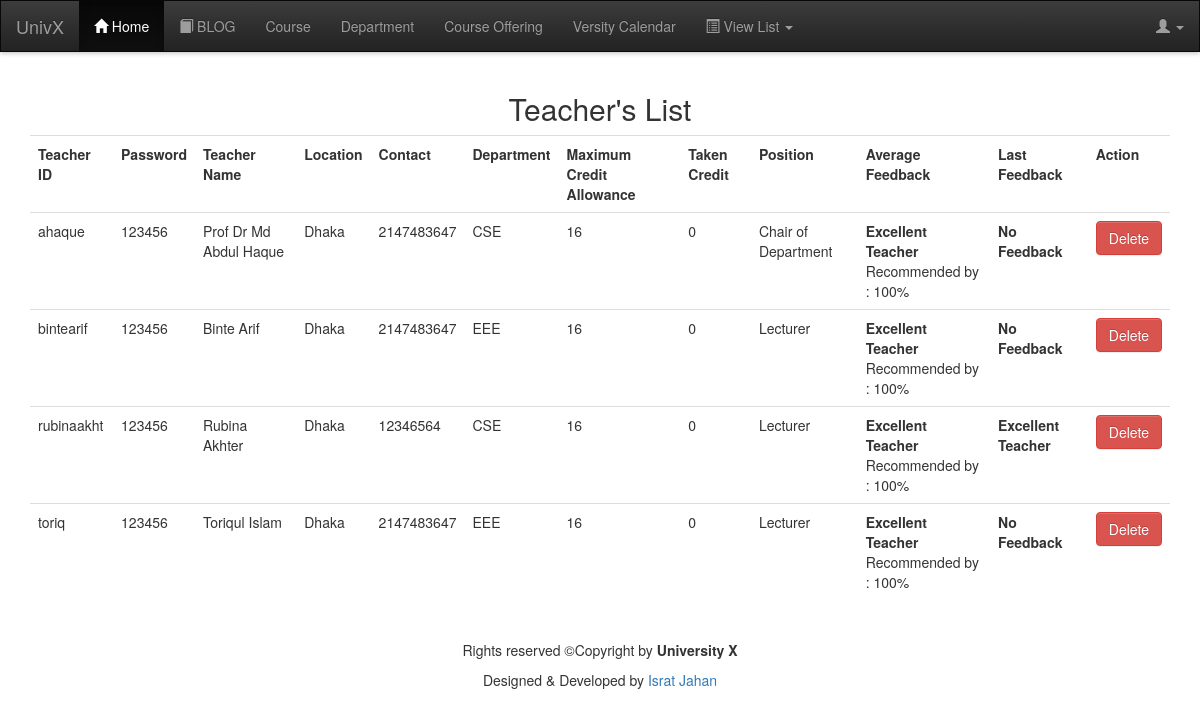
/admin/viewteacher.php (signed in), run on the app's committed database.
### tables this page shows
CREATE TABLE `teacherdetails` (
  `teacherid` varchar(10) NOT NULL,
  `password` varchar(25) NOT NULL,
  `name` tinytext NOT NULL,
  `location` tinytext,
  `contact` int(11) DEFAULT NULL,
  `department` varchar(5) NOT NULL,
  `maxcredit` int(11) NOT NULL,
  `takencredit` int(11) NOT NULL,
  `position` tinytext NOT NULL,
  `feedback` varchar(30) NOT NULL,
  `lastfeedback` varchar(30) NOT NULL
);

### admin/viewteacher.php (the view, shortened to what this page needs)
<?php
if ($_SESSION['role'] !== "admin" && $_SESSION['role'] !== "admission") {
    header('location:home.php');
} else {
    require'header.php';
    require '../dbcon.php';
    ?>
    <div class="container">
        <h2 class="text-center">Teacher's List</h2>
        <table class="table">
            <tr>
                <th>Teacher ID</th>
                <th>Password</th>
                <th>Teacher Name</th>
                <th>Location</th>
                <th>Contact</th>
                <th>Department</th>
                <th>Maximum Credit Allowance</th>
                <th>Taken Credit</th>
                <th>Position</th>
                <th>Average Feedback</th>
                <th>Last Feedback</th>
                <th>Action</th>
            </tr>
            <?php
            $query = "select * from teacherdetails;";
            $result = $conn->query($query);
            while ($row = $result->fetch_assoc()) {
                ?>
                <tr>
                    <td><?php echo $row['teacherid']; ?></td>
                    <td><?php echo $row['password']; ?></td>
                    <td><?php echo $row['name']; ?></td>
                    <td><?php echo $row['location']; ?></td>
                    <td><?php echo $row['contact']; ?></td>
                    <td><?php echo $row['department']; ?></td>
                    <td><?php echo $row['maxcredit']; ?></td>
                    <td><?php echo $row['takencredit']; ?></td>
                    <td><?php echo $row['position']; ?></td>
                    <td>
                        <?php if ($row['feedback'] === '' || $row['feedback'] === NULL) { ?>
                            <p><b>No Feedback</b></p>
                            <?php
                        } else {
                            $total = 0;
                            $feedbackarr = explode(' ', $row['feedback']);
                            foreach ($feedbackarr as $value) {
                                $total = $total + intval($value);
                            }
                            $feedback = floatval(($total / 5) * 100);
                            if ($feedback > 89)
                            {echo"<b>Excellent Teacher</b>";}
                            $rec=(floatval(end($feedbackarr))/5)*100;
                            echo "<br>Recommended by : ".$rec."%";
                        }
                        ?>
                    </td>
                    <td>
                        <?php if ($row['lastfeedback'] === '' || $row['lastfeedback'] === NULL) { ?>
                            <p><b>No Feedback</b></p>
                            <?php
                        } else {
                            $total = 0;
                            $feedbackarr = explode(' ', $row['lastfeedback']);
                            foreach ($feedbackarr as $value) {
                                $total = $total + intval($value);
                            }
                            $feedback = floatval(($total / 5) * 100);
                            if ($feedback > 89)
                                echo"<b>Excellent Teacher</b>";
                        }
                        ?>
                    </td>
                    <td><a class="btn btn-danger" href="viewteacher.php?delid=<?php echo $row['teacherid']; ?>">Delete</a></td>
                </tr>
                <?php
            }
            ?>
        </table>
    </div>
    <?php
    require 'footer.php';
}
?>

### css/style.css (style rules this page uses)
body { width:100%; margin:0px; padding: 0px; height: auto; min-height: 98vh; }

### data on the page
teacherdetails: teacherid "ahaque", password "123456", name "Prof Dr Md Abdul Haque", location "Dhaka", contact "2147483647", department "CSE", maxcredit "16", takencredit "0", position "Chair of Department", rec "100", lastfeedback "No Feedback"
teacherdetails: teacherid "bintearif", password "123456", name "Binte Arif", location "Dhaka", contact "2147483647", department "EEE", maxcredit "16", takencredit "0", position "Lecturer", rec "100", lastfeedback "No Feedback"
teacherdetails: teacherid "rubinaakht", password "123456", name "Rubina Akhter", location "Dhaka", contact "12346564", department "CSE", maxcredit "16", takencredit "0", position "Lecturer", rec "100", lastfeedback "Excellent Teacher"
teacherdetails: teacherid "toriq", password "123456", name "Toriqul Islam", location "Dhaka", contact "2147483647", department "EEE", maxcredit "16", takencredit "0", position "Lecturer", rec "100", lastfeedback "No Feedback"
